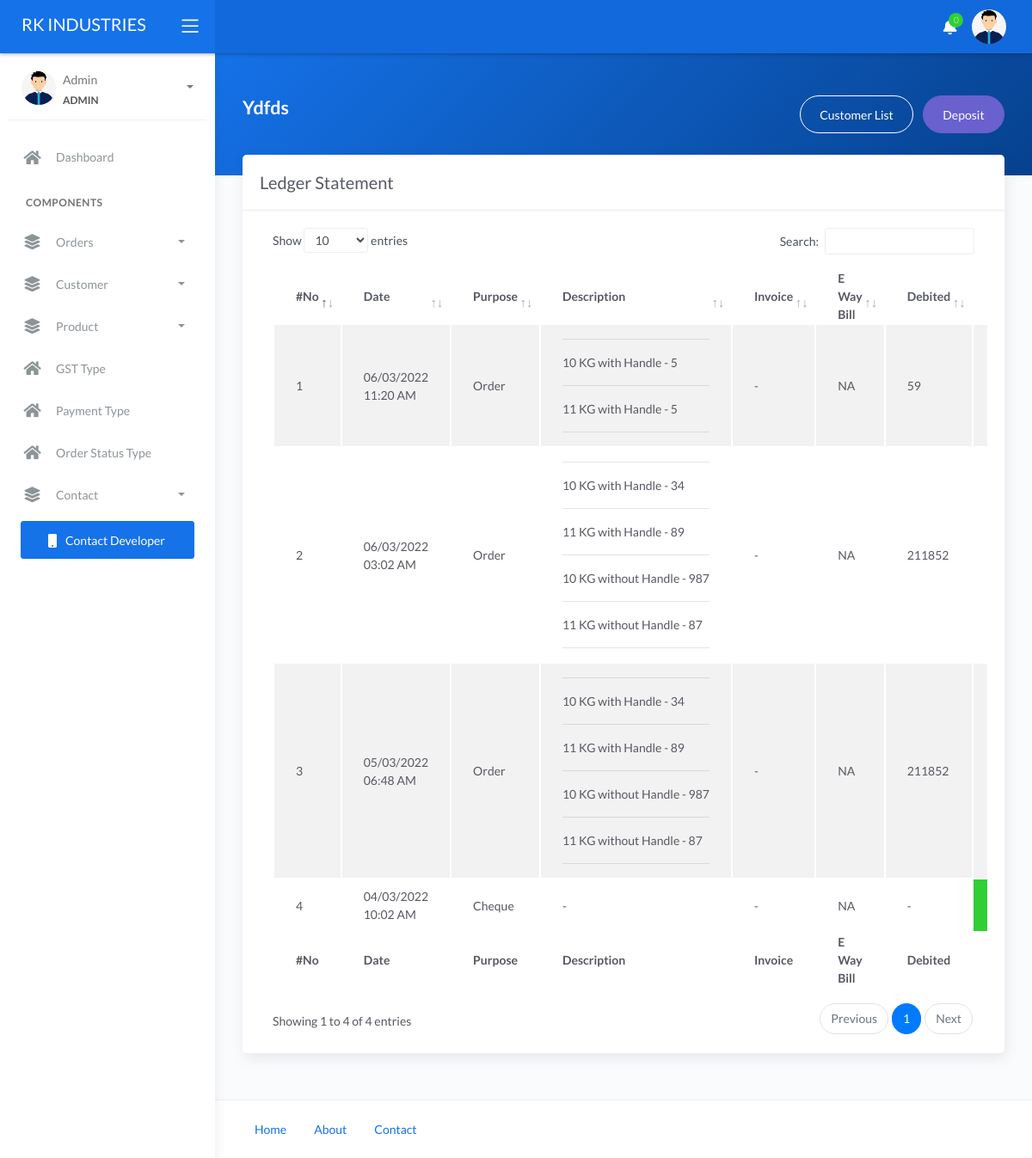
Page /admin/cust-account?id=1 (signed in) on the committed database.
### tables this page shows
CREATE TABLE `cust` (
  `id` int(11) NOT NULL,
  `mr` varchar(10) NOT NULL,
  `name` varchar(100) NOT NULL,
  `owner_name` varchar(100) NOT NULL,
  `address` text NOT NULL,
  `pincode` varchar(6) NOT NULL,
  `email` varchar(100) NOT NULL,
  `mobile` varchar(12) NOT NULL,
  `manager_name` varchar(100) NOT NULL,
  `manager_mob` varchar(12) NOT NULL,
  `gst` varchar(20) NOT NULL,
  `image` varchar(255) NOT NULL,
  `status` tinyint(4) NOT NULL,
  `password` varchar(255) NOT NULL,
  `ispasschange` tinyint(4) NOT NULL,
  `token` varchar(200) NOT NULL,
  `added_on` datetime NOT NULL
);

CREATE TABLE `cust_account` (
  `id` int(11) NOT NULL,
  `cust_id` int(11) NOT NULL,
  `selling_id` int(11) NOT NULL,
  `deposit` float NOT NULL,
  `balance` float NOT NULL,
  `payment_type` int(11) NOT NULL,
  `added_on` datetime NOT NULL
);

CREATE TABLE `selling` (
  `id` int(11) NOT NULL,
  `order_id` int(11) NOT NULL,
  `cust_id` int(11) NOT NULL,
  `product_id` int(11) NOT NULL,
  `price` float NOT NULL,
  `qty` int(11) NOT NULL,
  `order_status` int(11) NOT NULL,
  `gst_type` int(11) NOT NULL,
  `future_date` date NOT NULL,
  `accepted_date` datetime NOT NULL,
  `dispatched_date` datetime NOT NULL,
  `delivered_date` datetime NOT NULL,
  `mr_order_no` varchar(10) NOT NULL,
  `deliver_receipt` varchar(60) NOT NULL,
  `original_invoice` varchar(60) NOT NULL,
  `eway_bill` varchar(60) NOT NULL,
  `added_on` datetime NOT NULL
);

CREATE TABLE `product` (
  `id` int(11) NOT NULL,
  `name` varchar(100) NOT NULL,
  `added_on` datetime NOT NULL,
  `status` tinyint(4) NOT NULL
);

CREATE TABLE `gst_type` (
  `id` int(11) NOT NULL,
  `name` varchar(25) NOT NULL,
  `perc` float NOT NULL,
  `added_on` datetime NOT NULL
);

CREATE TABLE `payment_type` (
  `id` int(11) NOT NULL,
  `name` varchar(35) NOT NULL,
  `status` tinyint(4) NOT NULL,
  `added_on` datetime NOT NULL
);

### admin/cust-account.php (the view, shortened to what the rows shown need)
<?php
require 'header.php';
if (isset($_GET['id']) && $_GET['id'] > 0) {
    $id = get_safe_value($_GET['id']);
    $row_cust = row_cust_by_cust_id($id);
    $res = mysqli_query($con, "SELECT * FROM `cust_account` WHERE cust_id = '$id' ORDER BY id DESC");
} else {
    redirect('cust-list');
    die();
}
?>
<div class="main-panel">
    <div class="content">
        <div class="panel-header bg-primary-gradient">
            <div class="page-inner py-5">
                <div class="d-flex align-items-left align-items-md-center flex-column flex-md-row">
                    <div>
                        <h2 class="text-white pb-2 fw-bold"><?= $row_cust['name'] ?> </h2>
                    </div>
                </div>
            </div>
        </div>
        <div class="page-inner mt--5">
            <div class="row">
                <div class="col-md-12">
                    <div class="card">
                        <div class="card-body">
                            <div class="table-responsive">
                                <table id="basic-datatables" class="display table table-striped table-hover">
                                    <thead>
                                        <tr>
                                            <th>#No</th>
                                            <th>Date</th>
                                            <th>Purpose</th>
                                            <th>Description</th>
                                            <th>Invoice</th>
                                            <th>E Way Bill</th>
                                            <th>Debited</th>
                                            <th>Credited</th>
                                        </tr>
                                    </thead>
                                    <tfoot>
                                        <tr>
                                            <th>#No</th>
                                            <th>Date</th>
                                            <th>Purpose</th>
                                            <th>Description</th>
                                            <th>Invoice</th>
                                            <th>E Way Bill</th>
                                            <th>Debited</th>
                                            <th>Credited</th>
                                        </tr>
                                    </tfoot>
                                    <tbody>
                                        <?php if (mysqli_num_rows($res) > 0) {
                                            $i = 1;
                                            while ($row = mysqli_fetch_assoc($res)) {
                                        ?>
                                                <tr>
                                                    <td><?php echo $i ?></td>
                                                    <td><?php echo date('d/m/Y h:i A', strtotime($row['added_on'])); ?></td>
                                                    <?php
                                                    if ($row['deposit'] == 0) {
                                                        $row_selling =  row_table_by_column_limit('selling','order_id', $row['selling_id']);
                                                        $selling_cost = explode("_", selling_cost($row['selling_id']));
                                                    ?>
                                                        <td> Order </td>
                                                        <td class="text-nowrap"><?php echo selling_orders_details_row($row['selling_id']) ?></td>
                                                        <td class="text-nowrap"><?php echo $row_selling['original_invoice'] != '' ? "<a href='" . $pdf_path . $row_selling['original_invoice'] . "' target='_blank'>" . $row_selling['mr_order_no'] . ".pdf</a>" : '-';  ?></td>
                                                        <td class="text-nowrap"><?php echo $row_selling['eway_bill'] != '' ? "<a href='" . $pdf_path . $row_selling['eway_bill'] . "' target='_blank'>E-Way.pdf</a>" : 'NA';  ?></td>
                                                        <td><?php echo $selling_cost[1]?></td>
                                                    <?php
                                                    } else {
                                                    ?>
                                                        <td><?php echo column_by_id('payment_type', 'name', $row['payment_type']) ?></td>
                                                        <td> - </td>
                                                        <td> - </td>
                                                        <td> NA </td>
                                                        <td> - </td>
                                                    <?php
                                                    }
                                                    if ($row['deposit'] == 0) {
                                                    ?>
                                                        <td><?php echo $row['deposit'] ?></td>
                                                    <?php
                                                    } else {
                                                    ?>
                                                        <td class="bg-success text-white">
                                                            <?php echo $row['deposit'] ?></td>
                                                    <?php
                                                    }
                                                    ?>
                                                </tr>
                                            <?php
                                                $i++;
                                            }
                                        } else { ?>
                                            <tr>
                                                <td class="text-center" colspan="100%">No data found</td>
                                            </tr>
                                        <?php } ?>
                                    </tbody>
                                </table>
                            </div>
                        </div>
                    </div>
                </div>
            </div>
        </div>
    </div>
    <?php
    require 'footer.php';
    ?>

### admin/header.php (shortened to what the rows shown need)
<?php
include('../connection.php');
include('./functions.php');
$user_name = "";
if (isset($_SESSION['ADMIN_LOGIN']) && ($_SESSION['ADMIN_LOGIN'] != '')) {
    $user_id = $_SESSION['ADMIN_ID'];
    $row = mysqli_fetch_assoc(mysqli_query($con, "select * from admin where id='$user_id'"));
    $user_name = $row['name'];
} else if (isset($_SESSION['EMP_LOGIN']) && ($_SESSION['EMP_LOGIN'] != '')) {
    $user_id = $_SESSION['EMP_ID'];
    $row = mysqli_fetch_assoc(mysqli_query($con, "select * from emp where id='$user_id'"));
    $user_name = $row['name'];
    $user_mobile = $row['mobile'];
} else if (isset($_SESSION[$login3_captil . '_LOGIN']) && ($_SESSION[$login3_captil . '_LOGIN'] != '')) {
    $user_id = $_SESSION[$login3_captil . '_ID'];
    $row = mysqli_fetch_assoc(mysqli_query($con, "select * from $login3 where id='$user_id'"));
    $user_name = $row['name'];
    $user_mobile = $row['mobile'];
} else {
    header('location:login.php');
    die();
}
?>
<!DOCTYPE html>
<html lang="en">
<head>
    <link rel="stylesheet" href="./assets/css/bootstrap.min.css">
    <link rel="stylesheet" href="./assets/css/atlantis.min.css">
    <link rel="stylesheet" href="./assets/css/jquery-ui.min.css">
    <link rel="stylesheet" href="./assets/css/vicks-css.css">
    <link rel="stylesheet" href="https://cdn.jsdelivr.net/npm/bootstrap-select@1.13.14/dist/css/bootstrap-select.min.css">
</head>
<body>
    <div class="wrapper">
        <div class="sidebar sidebar-style-2">
            <div class="sidebar-wrapper scrollbar scrollbar-inner">
                <div class="sidebar-content">
                    <div class="user">
                        <div class="info">
                            <a data-toggle="collapse" href="#collapseExample" aria-expanded="true">
                                <span>
                                    <?php echo ucfirst($user_name); ?>
                                    <span class="user-level"><?php echo strtoupper($_SESSION['ROLE']) ?></span>
                                    <span class="caret"></span>
                                </span>
                            </a>
                        </div>
                    </div>
                </div>
            </div>
        </div>

### admin/functions.php (shortened to what the rows shown need)
	<?php
function row_table_by_column_limit($table,$var, $id)
{
	global $con;
	return mysqli_fetch_assoc(mysqli_query($con, "select * from $table where $var='$id' order by id desc limit 1"));
}
function column_by_id($table, $column, $id)
{
	global $con;
	$row =  mysqli_fetch_assoc(mysqli_query($con, "select * from $table where id='$id'"));
	return $row[$column];
}
function row_cust_by_cust_id($cust_id)
{
	global $con;
	return mysqli_fetch_assoc(mysqli_query($con, "select * from cust where id='$cust_id'"));
}
function selling_orders_details_row($order_id)
{
	global $con;
	$op = "";
	$res = mysqli_query($con, "select * from selling where order_id='$order_id'");
	if (mysqli_num_rows($res) >= 0) {
		while ($row = mysqli_fetch_assoc($res)) {
			$op .=  "<hr>" . column_by_id('product', 'name', $row['product_id']) . " - " . $row['qty'];
		}
	}
	return $op . "<hr>";
}
function selling_cost($order_id)
{
	global $con;
	$sum = 0;
	$gst = 0;
	$total_cost = 0;
	$gst_type = "";
	$res = mysqli_query($con, "select * from selling where order_id='$order_id'");
	if (mysqli_num_rows($res) >= 0) {
		while ($row = mysqli_fetch_assoc($res)) {
			$sum += ($row['qty'] * $row['price']);
			$gst_type = $row['gst_type'];
		}
		if ($gst_type == 1) {
			$gst = ((column_by_id('gst_type', 'perc', '1') / 100) * $sum);
			$total_cost = $sum + ($gst * 2);
		} else 	if ($gst_type == 2) {
			$gst = ((column_by_id('gst_type', 'perc', '2') / 100) * $sum);
			$total_cost = $sum + $gst;
		}
	}
	return round($sum) . "_" . round($total_cost) . "_" . round($gst);
}
	?>

### rows in the picture
cust: name "Ydfds"
cust_account: added_on "06/03/2022 11:20 AM", shows "NA", selling.perc "59"
selling: product.name "10 KG with Handle", qty "5"
selling: product.name "11 KG with Handle", qty "5"
cust_account: added_on "06/03/2022 03:02 AM", shows "NA", selling.perc "211852"
selling: product.name "10 KG with Handle", qty "34"
selling: product.name "11 KG with Handle", qty "89"
selling: product.name "10 KG without Handle", qty "987"
selling: product.name "11 KG without Handle", qty "87"
cust_account: added_on "05/03/2022 06:48 AM", shows "NA", selling.perc "211852"
cust_account: added_on "04/03/2022 10:02 AM", payment_type.name "Cheque"

### other values in the picture
LOGO_NAME "RK INDUSTRIES"
$notification_count "0"
$user_name "Admin"
$_SESSION['ROLE'] "ADMIN"
